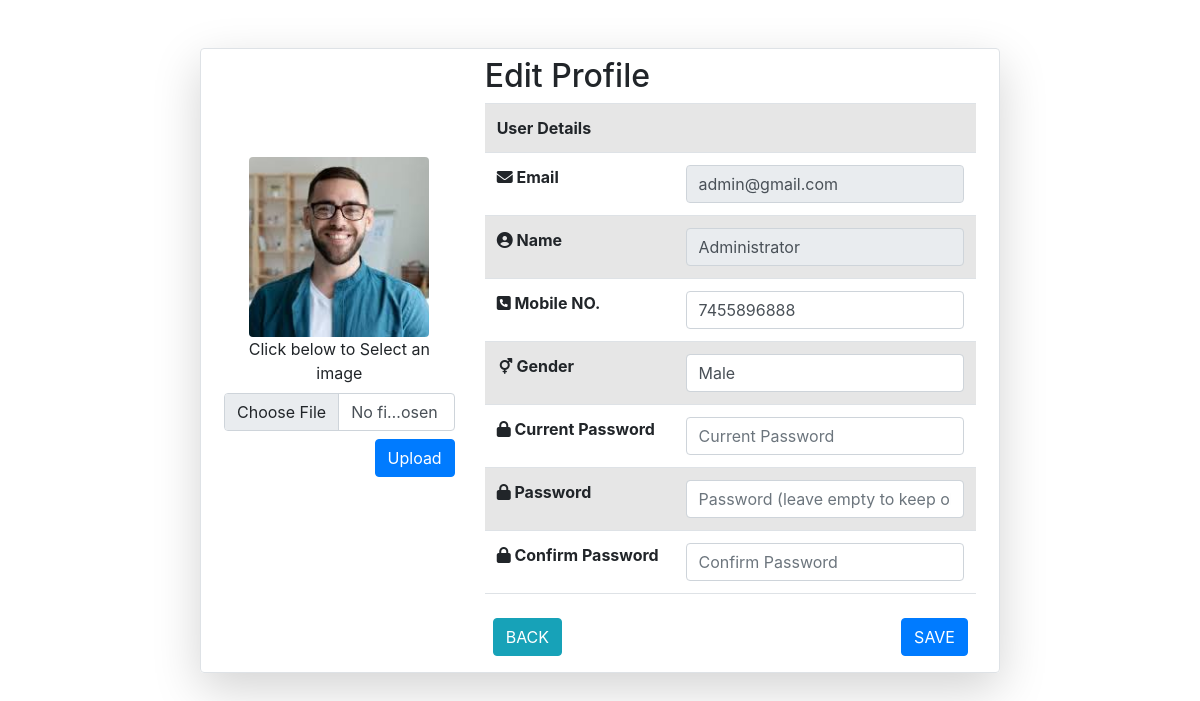
The app's page /Partials/_EditProfile.php (signed in) with its own data.
### tables this page shows
CREATE TABLE `user_list` (
  `u_id` int(30) NOT NULL,
  `user_name` varchar(50) NOT NULL,
  `user_email` varchar(250) NOT NULL,
  `user_mobile` varchar(50) NOT NULL,
  `user_pass` varchar(255) NOT NULL,
  `timestamp` datetime NOT NULL DEFAULT current_timestamp(),
  `user_img` varchar(1024) DEFAULT NULL,
  `user_gender` varchar(20) NOT NULL
);

### Partials/_EditProfile.php (the view, shortened to what this page needs)
<!DOCTYPE html>
<html lang="en">
<head>
    <link rel="stylesheet" href="https://cdn.jsdelivr.net/npm/bootstrap@5.2.3/dist/css/bootstrap.min.css">
    <link rel="stylesheet" href="https://cdn.jsdelivr.net/npm/bootstrap@4.5.3/dist/css/bootstrap.min.css"
>
</head>
<body>
    <?php
    include '_dbconnect.php';
    session_start(); ?>
    <?php
    if (isset($_SESSION['loggedin']) && $_SESSION['loggedin'] == true) {
        $user_email = $_SESSION['useremail'];
        $sql = "SELECT * FROM `user_list` WHERE user_email = '$user_email'";
        $query = mysqli_query($conn, $sql);
        $result = mysqli_fetch_assoc($query);
        $id = $result['u_id']; ?>
        <div class="row col-lg-8 border rounded mx-auto mt-5 p-2 shadow-lg">
            <div class="col-md-4 text-center" style="margin-top: 100px;">
                 <?php echo' <img src="';if(!empty($result['user_img']))
				{
					echo $result['user_img'];
				}else{
					echo '../assets/images/no-image.jpg';
				}
				echo'" class="js-image img-fluid rounded"
                style="width:180px; height:180px; object-fit: cover;">
            <div>
                <div class="mb-3">
                <form action="_handleImage.php" method="post" enctype="multipart/form-data" name="myfrm">
                    <label for="formFile" class="form-label">Click below to Select an image</label>
                    <input onchange="display_image(this.files[0])" class="form-control" type="file" id="my-image" name="my_image">
                    <input type="submit" name="submit" value="Upload" class="btn btn-primary float-end mt-2">
                </form>
                </div>
            </div>
        </div>
        <div class="col-md-8">
            <div class="h2">Edit Profile</div>
            <form action="_handleEditProfile.php" method="post" onsubmit="return validation()" >
            <table class="table table-striped">
                <tr>
                    <th colspan="2">User Details</Details>
                    </th>
                </tr>
                <tr>
                    <th><i class="fa-solid fa-envelope"></i> Email</th>
                    <td>
                        <input value="' . $result['user_email'] . '" type="text" class="form-control" id="Email" name="Email" placeholder="Email" readonly>
                    </td>
                </tr>
                <tr>
                    <th><i class="fa-solid fa-circle-user"></i> Name</th>
                    <td>';
                    if ($result['user_name'] == "Administrator") {
                        echo '<input value="' . $result['user_name'] . '"  type="text" class="form-control" id="Name" name="Name" placeholder="Name" readonly>';
                    }else{
                        echo '<input value="' . $result['user_name'] . '"  type="text" class="form-control" id="Name" name="Name" placeholder="Name">';
                    }
                    echo '</td>
                </tr>
                <tr>
                    <th><i class="fa-solid fa-square-phone"></i> Mobile NO.</th>
                    <td>
                        <input value="' . $result['user_mobile'] . '"  type="text" class="form-control" id="Mobile" name="Mobile" placeholder="Mobile NO.">
                    </td>
                </tr>
                <tr>
                    <th><i class="fa-solid fa-mars-and-venus"></i> Gender</th>
                    <td>
                        <select class="form-control" aria-label="Default select example" name="Gender" id="Gender">
                            <option selected value="'.$result['user_gender'].'">' . $result['user_gender'] . '</option>';
                        echo'</select>
                    </td>
                </tr>
                <tr>
                    <th><i class="fa-solid fa-lock"></i> Current Password</th>
                    <td>
                        <input type="text" class="form-control" id="Cur_Pass" name="Cur_Pass" placeholder="Current Password">
                    </td>
                </tr>
                <tr>
                    <th><i class="fa-solid fa-lock"></i> Password</th>
                    <td>
                        <input type="text" class="form-control" id="Pass" name="Pass" placeholder="Password (leave empty to keep old password)">
                    </td>
                </tr>
                <tr>
                    <th><i class="fa-solid fa-lock"></i> Confirm Password </th>
                    <td>
                        <input type="text" class="form-control"Id="CPass" name="CPass" placeholder="Confirm Password">
                    </td>
                </tr>
            </table>
            <div class="p-2">
                    <button type="submit" class="btn btn-primary float-end" name="submit">SAVE</button>
                <a href="_UserProfile.php">
                    <button type="button" class="btn btn-info">BACK</button>
                </a>
            </div>
            </form>
        </div>
    </div>
    </form>';
        } else {
            echo 'something Wrong...';
        }
            ?>
</body>
</html>

### records on screen
user_list: user_img (placeholder picture), Email "admin@gmail.com", Name "Administrator", Mobile "7455896888", Gender "Male"
